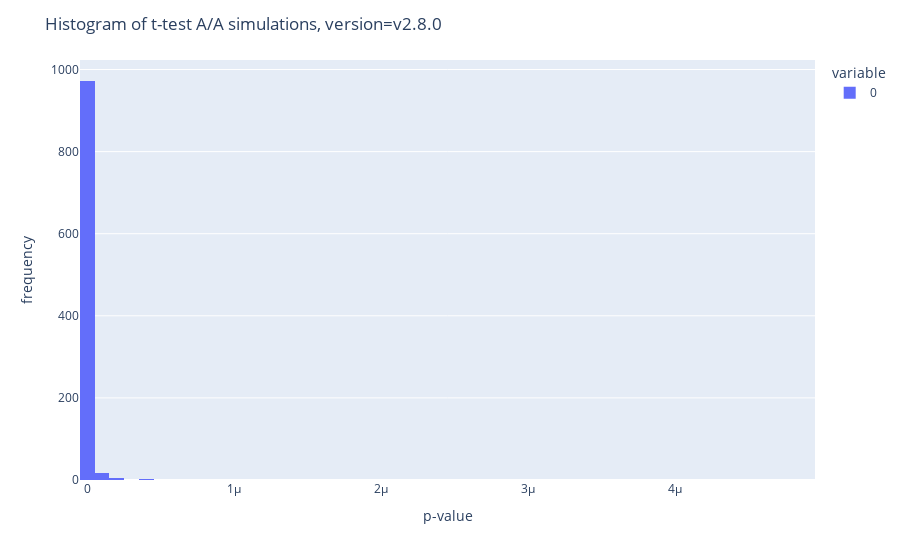

The notebook cell saved with this chart:
### Code cell
ver(data_0, data_1,'v2.8.0')

### Figure 1 — Plotly figure (JSON) as saved in the notebook; plotly's stock layout.template omitted (floating-point values rounded to 4 significant figures; data arrays with more than 128 entries replaced by an {"elided": "..."} marker saying what was removed)
{"data": [{"alignmentgroup": "True", "bingroup": "x", "hovertemplate": "variable=0<br>value=%{x}<br>count=%{y}<extra></extra>", "legendgroup": "0", "marker": {"color": "#636efa", "pattern": {"shape": ""}}, "name": "0", "nbinsx": 50, "offsetgroup": "0", "orientation": "v", "showlegend": true, "type": "histogram", "x": {"elided": "1000 float values"}, "xaxis": "x", "yaxis": "y"}], "layout": {"barmode": "relative", "legend": {"title": {"text": "variable"}, "tracegroupgap": 0}, "margin": {"t": 60}, "title": {"text": "Histogram of t-test A/A simulations, version=v2.8.0"}, "xaxis": {"anchor": "y", "domain": [0, 1], "title": {"text": "p-value"}}, "yaxis": {"anchor": "x", "domain": [0, 1], "title": {"text": "frequency"}}}}
